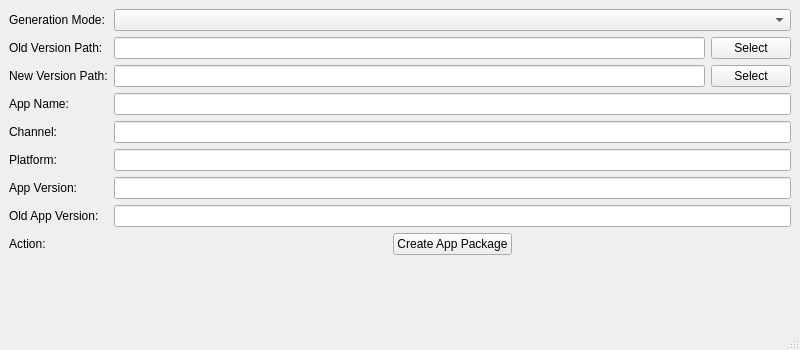
<?xml version="1.0" encoding="UTF-8"?>
<ui version="4.0">
 <class>MainWindow</class>
 <widget class="QMainWindow" name="MainWindow">
  <property name="geometry">
   <rect>
    <x>0</x>
    <y>0</y>
    <width>800</width>
    <height>350</height>
   </rect>
  </property>
  <property name="windowTitle">
   <string>MainWindow</string>
  </property>
  <widget class="QWidget" name="centralwidget">
   <layout class="QVBoxLayout" name="verticalLayout_2">
    <item>
     <layout class="QVBoxLayout" name="verticalLayout">
      <item>
       <layout class="QFormLayout" name="formLayout">
        <item row="0" column="0">
         <widget class="QLabel" name="label">
          <property name="text">
           <string>Generation Mode:</string>
          </property>
         </widget>
        </item>
        <item row="0" column="1">
         <widget class="QComboBox" name="GenerationMode"/>
        </item>
        <item row="1" column="0">
         <widget class="QLabel" name="label_2">
          <property name="text">
           <string>Old Version Path:</string>
          </property>
         </widget>
        </item>
        <item row="1" column="1">
         <layout class="QHBoxLayout" name="horizontalLayout">
          <item>
           <widget class="QLineEdit" name="OldVersionPath"/>
          </item>
          <item>
           <widget class="QPushButton" name="SelectOldVersionPath">
            <property name="text">
             <string>Select</string>
            </property>
           </widget>
          </item>
         </layout>
        </item>
        <item row="2" column="0">
         <widget class="QLabel" name="label_3">
          <property name="text">
           <string>New Version Path:</string>
          </property>
         </widget>
        </item>
        <item row="2" column="1">
         <layout class="QHBoxLayout" name="horizontalLayout_2">
          <item>
           <widget class="QLineEdit" name="NewVersionPath"/>
          </item>
          <item>
           <widget class="QPushButton" name="SelectNewVersionPath">
            <property name="text">
             <string>Select</string>
            </property>
           </widget>
          </item>
         </layout>
        </item>
        <item row="3" column="0">
         <widget class="QLabel" name="label_4">
          <property name="text">
           <string>App Name:</string>
          </property>
         </widget>
        </item>
        <item row="3" column="1">
         <widget class="QLineEdit" name="AppName"/>
        </item>
        <item row="6" column="0">
         <widget class="QLabel" name="label_5">
          <property name="text">
           <string>App Version:</string>
          </property>
         </widget>
        </item>
        <item row="6" column="1">
         <widget class="QLineEdit" name="AppVersion"/>
        </item>
        <item row="7" column="0">
         <widget class="QLabel" name="label_6">
          <property name="text">
           <string>Old App Version:</string>
          </property>
         </widget>
        </item>
        <item row="7" column="1">
         <widget class="QLineEdit" name="OldAppVersion"/>
        </item>
        <item row="9" column="0">
         <widget class="QLabel" name="label_7">
          <property name="text">
           <string>Action:</string>
          </property>
         </widget>
        </item>
        <item row="9" column="1">
         <layout class="QHBoxLayout" name="horizontalLayout_3">
          <item>
           <spacer name="horizontalSpacer_2">
            <property name="orientation">
             <enum>Qt::Horizontal</enum>
            </property>
            <property name="sizeHint" stdset="0">
             <size>
              <width>40</width>
              <height>20</height>
             </size>
            </property>
           </spacer>
          </item>
          <item>
           <widget class="QPushButton" name="CreateAppPackage">
            <property name="text">
             <string>Create App Package</string>
            </property>
           </widget>
          </item>
          <item>
           <spacer name="horizontalSpacer">
            <property name="orientation">
             <enum>Qt::Horizontal</enum>
            </property>
            <property name="sizeHint" stdset="0">
             <size>
              <width>40</width>
              <height>20</height>
             </size>
            </property>
           </spacer>
          </item>
         </layout>
        </item>
        <item row="4" column="0">
         <widget class="QLabel" name="label_8">
          <property name="text">
           <string>Channel:</string>
          </property>
         </widget>
        </item>
        <item row="4" column="1">
         <widget class="QLineEdit" name="Channel"/>
        </item>
        <item row="5" column="0">
         <widget class="QLabel" name="label_9">
          <property name="text">
           <string>Platform:</string>
          </property>
         </widget>
        </item>
        <item row="5" column="1">
         <widget class="QLineEdit" name="Platform"/>
        </item>
       </layout>
      </item>
     </layout>
    </item>
   </layout>
  </widget>
  <widget class="QMenuBar" name="menubar">
   <property name="geometry">
    <rect>
     <x>0</x>
     <y>0</y>
     <width>800</width>
     <height>22</height>
    </rect>
   </property>
  </widget>
  <widget class="QStatusBar" name="statusbar"/>
 </widget>
 <resources/>
 <connections/>
</ui>
